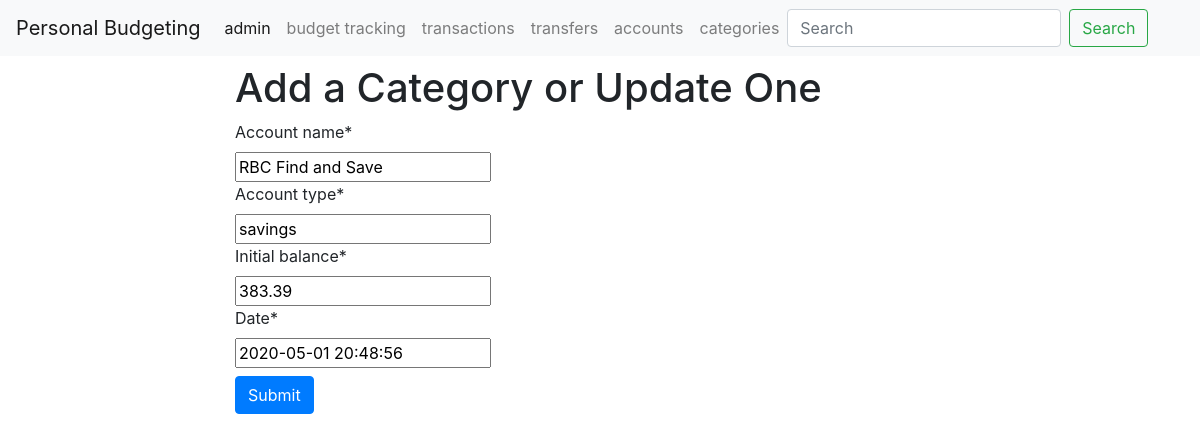
Before: /accounts/5/update with the older database file.
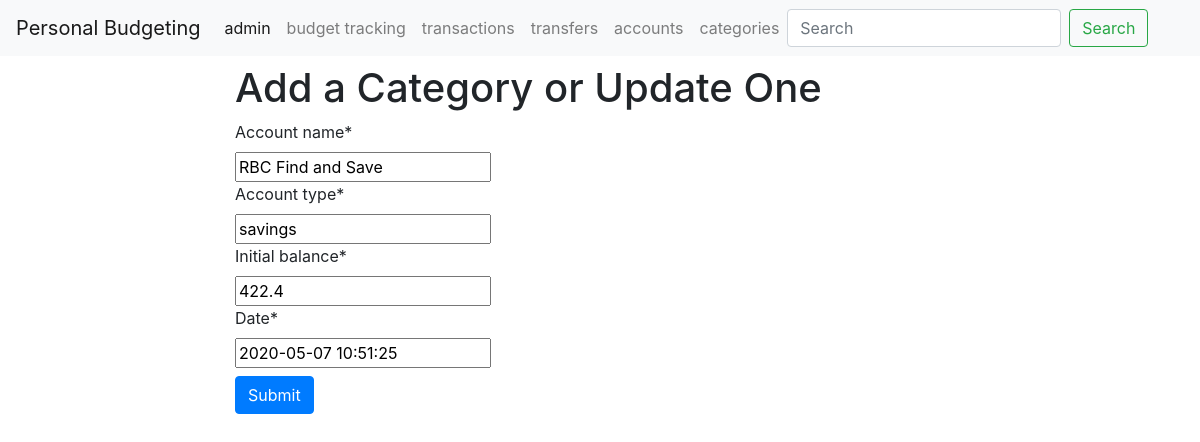
After: the same page with the newer database file.
### accounts/models.py (models this page shows, shortened)
class Account(models.Model):
    account_name = models.CharField (max_length = 200)
    account_type = models.CharField (max_length = 200)
    initial_balance = models.FloatField()
    date = models.DateTimeField()

### accounts/views.py (the view)
# urls.py: path('<int:pk>/update', UpdateAccount.as_view(), name='accounts-update'),
class UpdateAccount(UpdateView):
     template_name = 'accounts/accounts_form.html'
     form_class = AccountForm
     success_url = reverse_lazy('accounts-index')
     model = Account

### accounts/forms.py
class AccountForm(forms.ModelForm):
    class Meta:
        model = Account
        fields ='__all__'

### templates/accounts/accounts_form.html (shortened to what this page needs)
{% extends 'base.html' %}
{% load crispy_forms_tags %}
{% block content %}
<div class="container">
      <div class="row justify-content-center">
        <div class="col-8">
          <h1 class="mt-2">Add a Category or Update One</h1>
  <form method="post">
    {{ form|crispy }}
    <button type="submit" class="btn btn-primary">Submit</button>
  </form>
{% endblock %}

Changed rows visible on the page:
changed Account "RBC Find and Save": initial_balance "383.39" → "422.4"; date "2020-05-01 20:48:56" → "2020-05-07 10:51:25"
